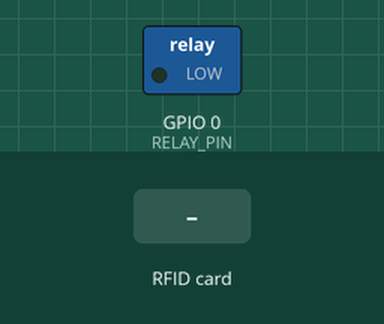
This sketch was run on a simulated ESP8266 (NodeMCU). Shown: switched loads named in the sketch (green lamp = pin HIGH). The inputs (shaded band) are chosen by the test bench. WiFi joins after 1.5 s; servers stay silent unless stated; EEPROM starts erased; what the sketch prints to the serial monitor is not drawn.

Above: at 2.7 s.
2.8 s: RFID card 5E 7A 19 C4 held to the reader
At 3.6 s:
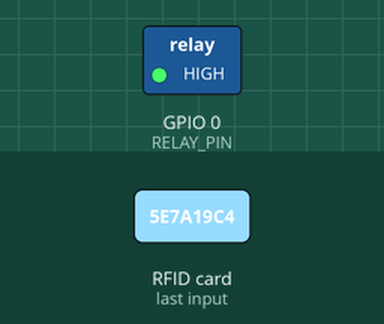
Timing chart, 0 to 5.8 s (numbered marks = the images above; inputs shaded):
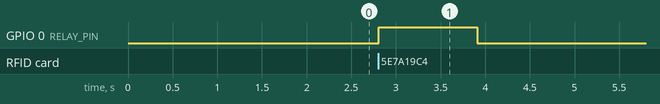

Measured:
- after the input at 2.8 s, GPIO 0 (RELAY_PIN): LOW → HIGH at once, → LOW 1.1 s later

The sketch:

code-rfid.ino
```cpp
#include <ESP8266WiFi.h>
#include <ArduinoJson.h>
#include <UniversalTelegramBot.h>
#include <MFRC522.h>
#include <EEPROM.h>

const char* ssid = "MIRAWAY";
const char* password = "Vuotso@2025";
const char* botToken = "6322621270:AAGapDbnqdVzPn68wQMdcKih3VtA_v1W3nk";
const String chatID = "-4677628090"; // Chat ID dưới dạng String

#define RFID_RST_PIN 2
#define RFID_SS_PIN  15
#define RELAY_PIN 0 // Chân GPIO điều khiển Relay
#define EEPROM_SIZE 512

WiFiClientSecure client;
UniversalTelegramBot bot(botToken, client);
MFRC522 rfid_reader(RFID_SS_PIN, RFID_RST_PIN);

unsigned long relayOnTime = 0;
bool relayActive = false;

void setup() {
    Serial.begin(115200);
    pinMode(RELAY_PIN, OUTPUT);
    digitalWrite(RELAY_PIN, LOW); // Tắt Relay khi khởi động

    // Kết nối Wi-Fi
    WiFi.begin(ssid, password);
    Serial.print("Connecting to WiFi");
    while (WiFi.status() != WL_CONNECTED) {
        delay(500);
        Serial.print(".");
    }
    Serial.println("\nWiFi connected");
    Serial.print("IP address: ");
    Serial.println(WiFi.localIP());

    client.setInsecure(); // Bỏ qua SSL
    SPI.begin();
    rfid_reader.PCD_Init(); // Khởi tạo RFID
    EEPROM.begin(EEPROM_SIZE); // Khởi tạo EEPROM
}

void loop() {
    check_for_new_card();

    // Điều khiển thời gian bật đèn
    if (relayActive && millis() - relayOnTime >= 1000) {
        digitalWrite(RELAY_PIN, LOW); // Tắt Relay (tắt đèn)
        Serial.println("Tắt đèn.");
        relayActive = false; // Đặt trạng thái relay
    }

    delay(100); // Thời gian nghỉ ngắn để tránh sử dụng CPU quá tải
}

// Kiểm tra thẻ RFID mới
void check_for_new_card() {
    if (rfid_reader.PICC_IsNewCardPresent()) {
        if (rfid_reader.PICC_ReadCardSerial()) {
            Serial.print("UID: ");
            for (int i = 0; i < rfid_reader.uid.size; i++) {
                Serial.print(rfid_reader.uid.uidByte[i] < 0x10 ? " 0" : " ");
                Serial.print(rfid_reader.uid.uidByte[i], HEX);
            }
            Serial.println();

            // Bật Relay (sáng đèn)
            digitalWrite(RELAY_PIN, HIGH); // Bật Relay (sáng đèn)
            Serial.println("Bật đèn.");
            relayOnTime = millis(); // Ghi lại thời gian bật đèn
            relayActive = true; // Đặt trạng thái relay là đang hoạt động

            process_card(rfid_reader.uid.uidByte, rfid_reader.uid.size); // Gọi hàm xử lý thẻ

            // Ngừng thẻ
            rfid_reader.PICC_HaltA();
            rfid_reader.PCD_StopCrypto1(); // Dừng mã hóa trên PCD
        }
    }
}

// Xử lý thẻ RFID
void process_card(byte* uid, byte uid_size) {
    if (!card_exists(uid, uid_size)) {
        save_card_uid(uid, uid_size);
        String uid_string = "Thẻ mới với UID: ";
        for (byte i = 0; i < uid_size; i++) {
            uid_string += (uid[i] < 0x10 ? " 0" : " ") + String(uid[i], HEX);
        }
        send_to_telegram(uid_string); // Gửi thông điệp UID đến Telegram
    } else {
        send_to_telegram("Thẻ đã được lưu trong hệ thống."); // Gửi thông điệp nếu thẻ đã tồn tại
    }
}

// Gửi thông điệp đến Telegram
void send_to_telegram(const String& message) {
    if (message != "") {
        bot.sendMessage(chatID, message, ""); // Gửi tin nhắn đến Telegram
    }
}

// Kiểm tra xem thẻ đã tồn tại trong EEPROM chưa
bool card_exists(byte* uid, byte uid_size) {
    for (int address = 0; address < EEPROM_SIZE; address += uid_size) {
        bool found = true;
        for (int i = 0; i < uid_size; i++) {
            if (EEPROM.read(address + i) != uid[i]) {
                found = false;
                break;
            }
        }
        if (found) return true;
    }
    return false;
}

// Lưu UID thẻ vào EEPROM
void save_card_uid(byte* uid, byte uid_size) {
    int address = find_empty_eeprom_address();
    if (address == -1) {
        Serial.println("Không có chỗ trống trong EEPROM để lưu UID");
        send_to_telegram("Không có chỗ trống trong EEPROM để lưu UID"); // Gửi thông điệp qua Telegram
        return;
    }
    for (int i = 0; i < uid_size; i++) {
        EEPROM.write(address + i, uid[i]);
    }
    EEPROM.commit(); // Ghi vào EEPROM
    send_to_telegram("UID của thẻ đã được lưu."); // Gửi thông điệp qua Telegram
}

// Tìm địa chỉ trống trong EEPROM
int find_empty_eeprom_address() {
    for (int address = 0; address < EEPROM_SIZE; address++) {
        if (EEPROM.read(address) == 255) {
            return address;
        }
    }
    return -1; // Không có chỗ trống
}
```
